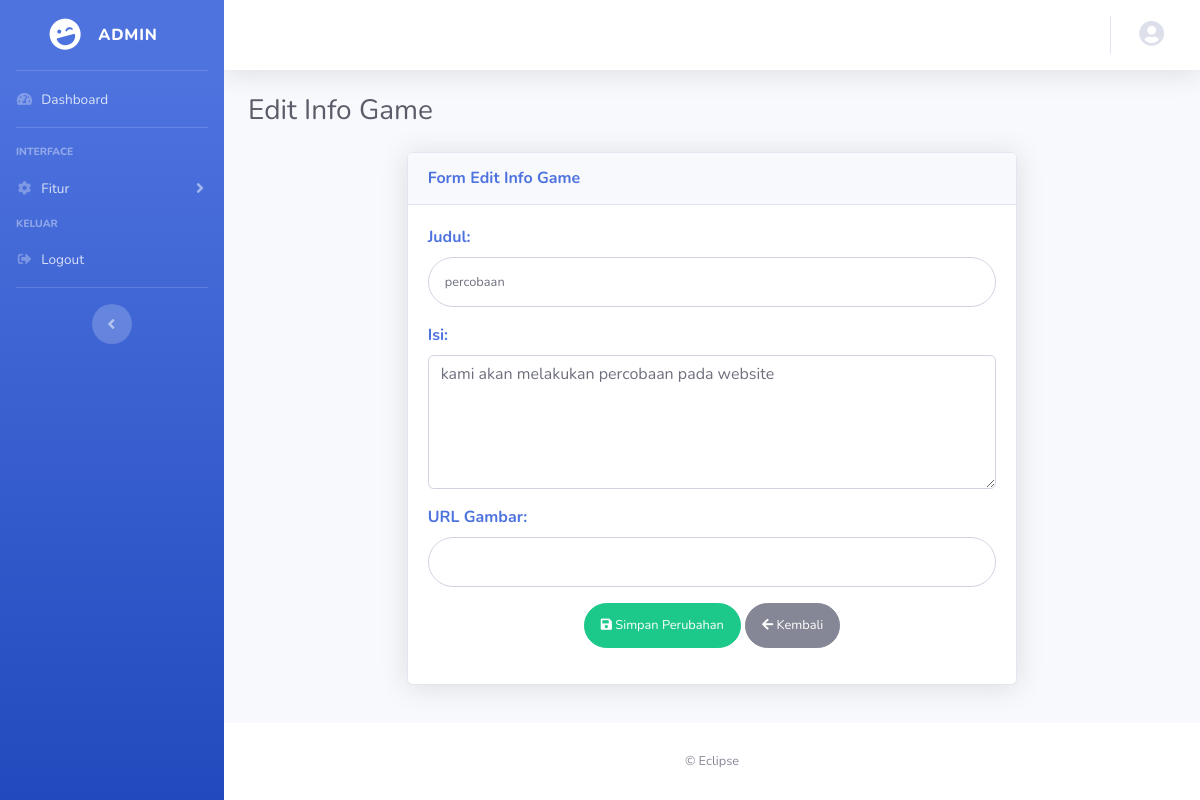
Screenshot of /Controllers/admin/edit_game_info.php?id=3 (signed in) with the database file from the repository.
### tables this page shows
CREATE TABLE `game_info` (
  `id` int(11) NOT NULL,
  `title` varchar(255) NOT NULL,
  `content` text NOT NULL,
  `date_posted` datetime DEFAULT current_timestamp(),
  `author` varchar(60) NOT NULL,
  `gambar` varchar(255) NOT NULL
);

### Controllers/admin/edit_game_info.php (called while the page is built, shortened)
<?php
require_once '../../Core/function.php';
require_once '../../Models/GameInfoModel.php';
require_once '../../Views/admin/edit_game_info.php';
?>

### Models/GameInfoModel.php (called while the page is built, shortened)
<?php
class GameInfoModel {
    private $db;
    public function __construct() {
        global $koneksi;
        $this->db = $koneksi;
    }
    public function getInfoById($id) {
        $sql = "SELECT * FROM game_info WHERE id = ?";
        $stmt = $this->db->prepare($sql);
        $stmt->bind_param('i', $id);
        $stmt->execute();
        $result = $stmt->get_result();
        return $result->fetch_assoc();
    }
}
?>

### Views/admin/edit_game_info.php (the view, shortened to what this page needs)
<?php
require_once '../../Models/GameInfoModel.php';
$gameInfoModel = new GameInfoModel();
$id = $_GET['id'] ?? null;
$info = $gameInfoModel->getInfoById($id);
require_once '../../Views/admin/edit_game_info.php';
?>
<!DOCTYPE html>
<html lang="id">
<head>
    <link href="../../Asset/vendor/fontawesome-free/css/all.min.css" rel="stylesheet" type="text/css">
    <link href="../../Asset/css/sb-admin-2.min.css" rel="stylesheet">
</head>
<body id="page-top">
    <div id="wrapper">
        <ul class="navbar-nav bg-gradient-primary sidebar sidebar-dark accordion" id="accordionSidebar">
            <a class="sidebar-brand d-flex align-items-center justify-content-center" href="../../Controllers/admin/index.php">
                <div class="sidebar-brand-icon rotate-n-15">
                    <i class="fas fa-laugh-wink"></i>
                </div>
                <div class="sidebar-brand-text mx-3">Admin</div>
            </a>
            <hr class="sidebar-divider my-0">
            <li class="nav-item">
                <a class="nav-link" href="../../Controllers/admin/index.php">
                    <i class="fas fa-fw fa-tachometer-alt"></i>
                    <span>Dashboard</span>
                </a>
            </li>
            <hr class="sidebar-divider">
            <div class="sidebar-heading">
                Interface
            </div>
            <li class="nav-item">
                <a class="nav-link collapsed" href="#" data-toggle="collapse" data-target="#collapseTwo" aria-expanded="true" aria-controls="collapseTwo">
                    <i class="fas fa-fw fa-cog"></i>
                    <span>Fitur</span>
                </a>
            </li>
            <div class="sidebar-heading">
                Keluar
            </div>
            <li class="nav-item">
                <a class="nav-link" href="../../login.php">
                    <i class="fas fa-fw fa-sign-out-alt"></i>
                    <span>Logout</span>
                </a>
            </li>
            <hr class="sidebar-divider d-none d-md-block">
            <div class="text-center d-none d-md-inline">
                <button class="rounded-circle border-0" id="sidebarToggle"></button>
            </div>
        </ul>
        <div id="content-wrapper" class="d-flex flex-column">
            <div id="content">
                <nav class="navbar navbar-expand navbar-light bg-white topbar mb-4 static-top shadow">
                    <ul class="navbar-nav ml-auto">
                        <li class="nav-item dropdown no-arrow">
                            <a class="nav-link dropdown-toggle" href="#" id="userDropdown" role="button" data-toggle="dropdown" aria-haspopup="true" aria-expanded="false">
                                <span class="mr-2 d-none d-lg-inline text-gray-600 small">
                                <i class="fas fa-user-circle fa-2x text-gray-300"></i>
                            </a>
                        </li>
                    </ul>
                </nav>
                <div class="container-fluid">
                    <div class="d-sm-flex align-items-center justify-content-between mb-4">
                        <h1 class="h3 mb-0 text-gray-800">Edit Info Game</h1>
                    </div>
                    <div class="row justify-content-center">
                        <div class="col-xl-8 col-lg-10">
                            <div class="card shadow mb-4">
                                <div class="card-header py-3">
                                    <h6 class="m-0 font-weight-bold text-primary">Form Edit Info Game</h6>
                                </div>
                                <div class="card-body">
                                    <form action="edit_game_info.php?id=<?= htmlspecialchars($info['id']) ?>" method="post" class="user" enctype="multipart/form-data">
                                            <div class="form-group">
                                                <label for="title" class="font-weight-bold text-primary">Judul:</label>
                                                <input type="text" class="form-control form-control-user" id="title" name="title" value="<?= htmlspecialchars($info['title']) ?>" required>
                                            </div>
                                            <div class="form-group">
                                                <label for="content" class="font-weight-bold text-primary">Isi:</label>
                                                <textarea class="form-control" id="content" name="content" rows="5" required><?= htmlspecialchars($info['content']) ?></textarea>
                                            </div>
                                            <div class="form-group">
                                                <label for="gambar" class="font-weight-bold text-primary">URL Gambar:</label>
                                                <input type="url" class="form-control form-control-user" id="gambar" name="gambar" value="<?= htmlspecialchars($info['gambar'] ?? '') ?>">
                                            </div>
                                            <div class="form-group text-center">
                                                <button type="submit" class="btn btn-success btn-user">
                                                    <i class="fas fa-save"></i> Simpan Perubahan
                                                </button>
                                                <a href="game_infos.php" class="btn btn-secondary btn-user">
                                                    <i class="fas fa-arrow-left"></i> Kembali
                                                </a>
                                            </div>
                                    </form>
                                </div>
                            </div>
                        </div>
                    </div>
                </div>
            </div>
            <footer class="sticky-footer bg-white">
                <div class="container my-auto">
                    <div class="copyright text-center my-auto">
                        <span>&copy; Eclipse</span>
                    </div>
                </div>
            </footer>
        </div>
    </div>
</body>
</html>

### rows the page displays
game_info: title "percobaan", content "kami akan melakukan percobaan pada website"
